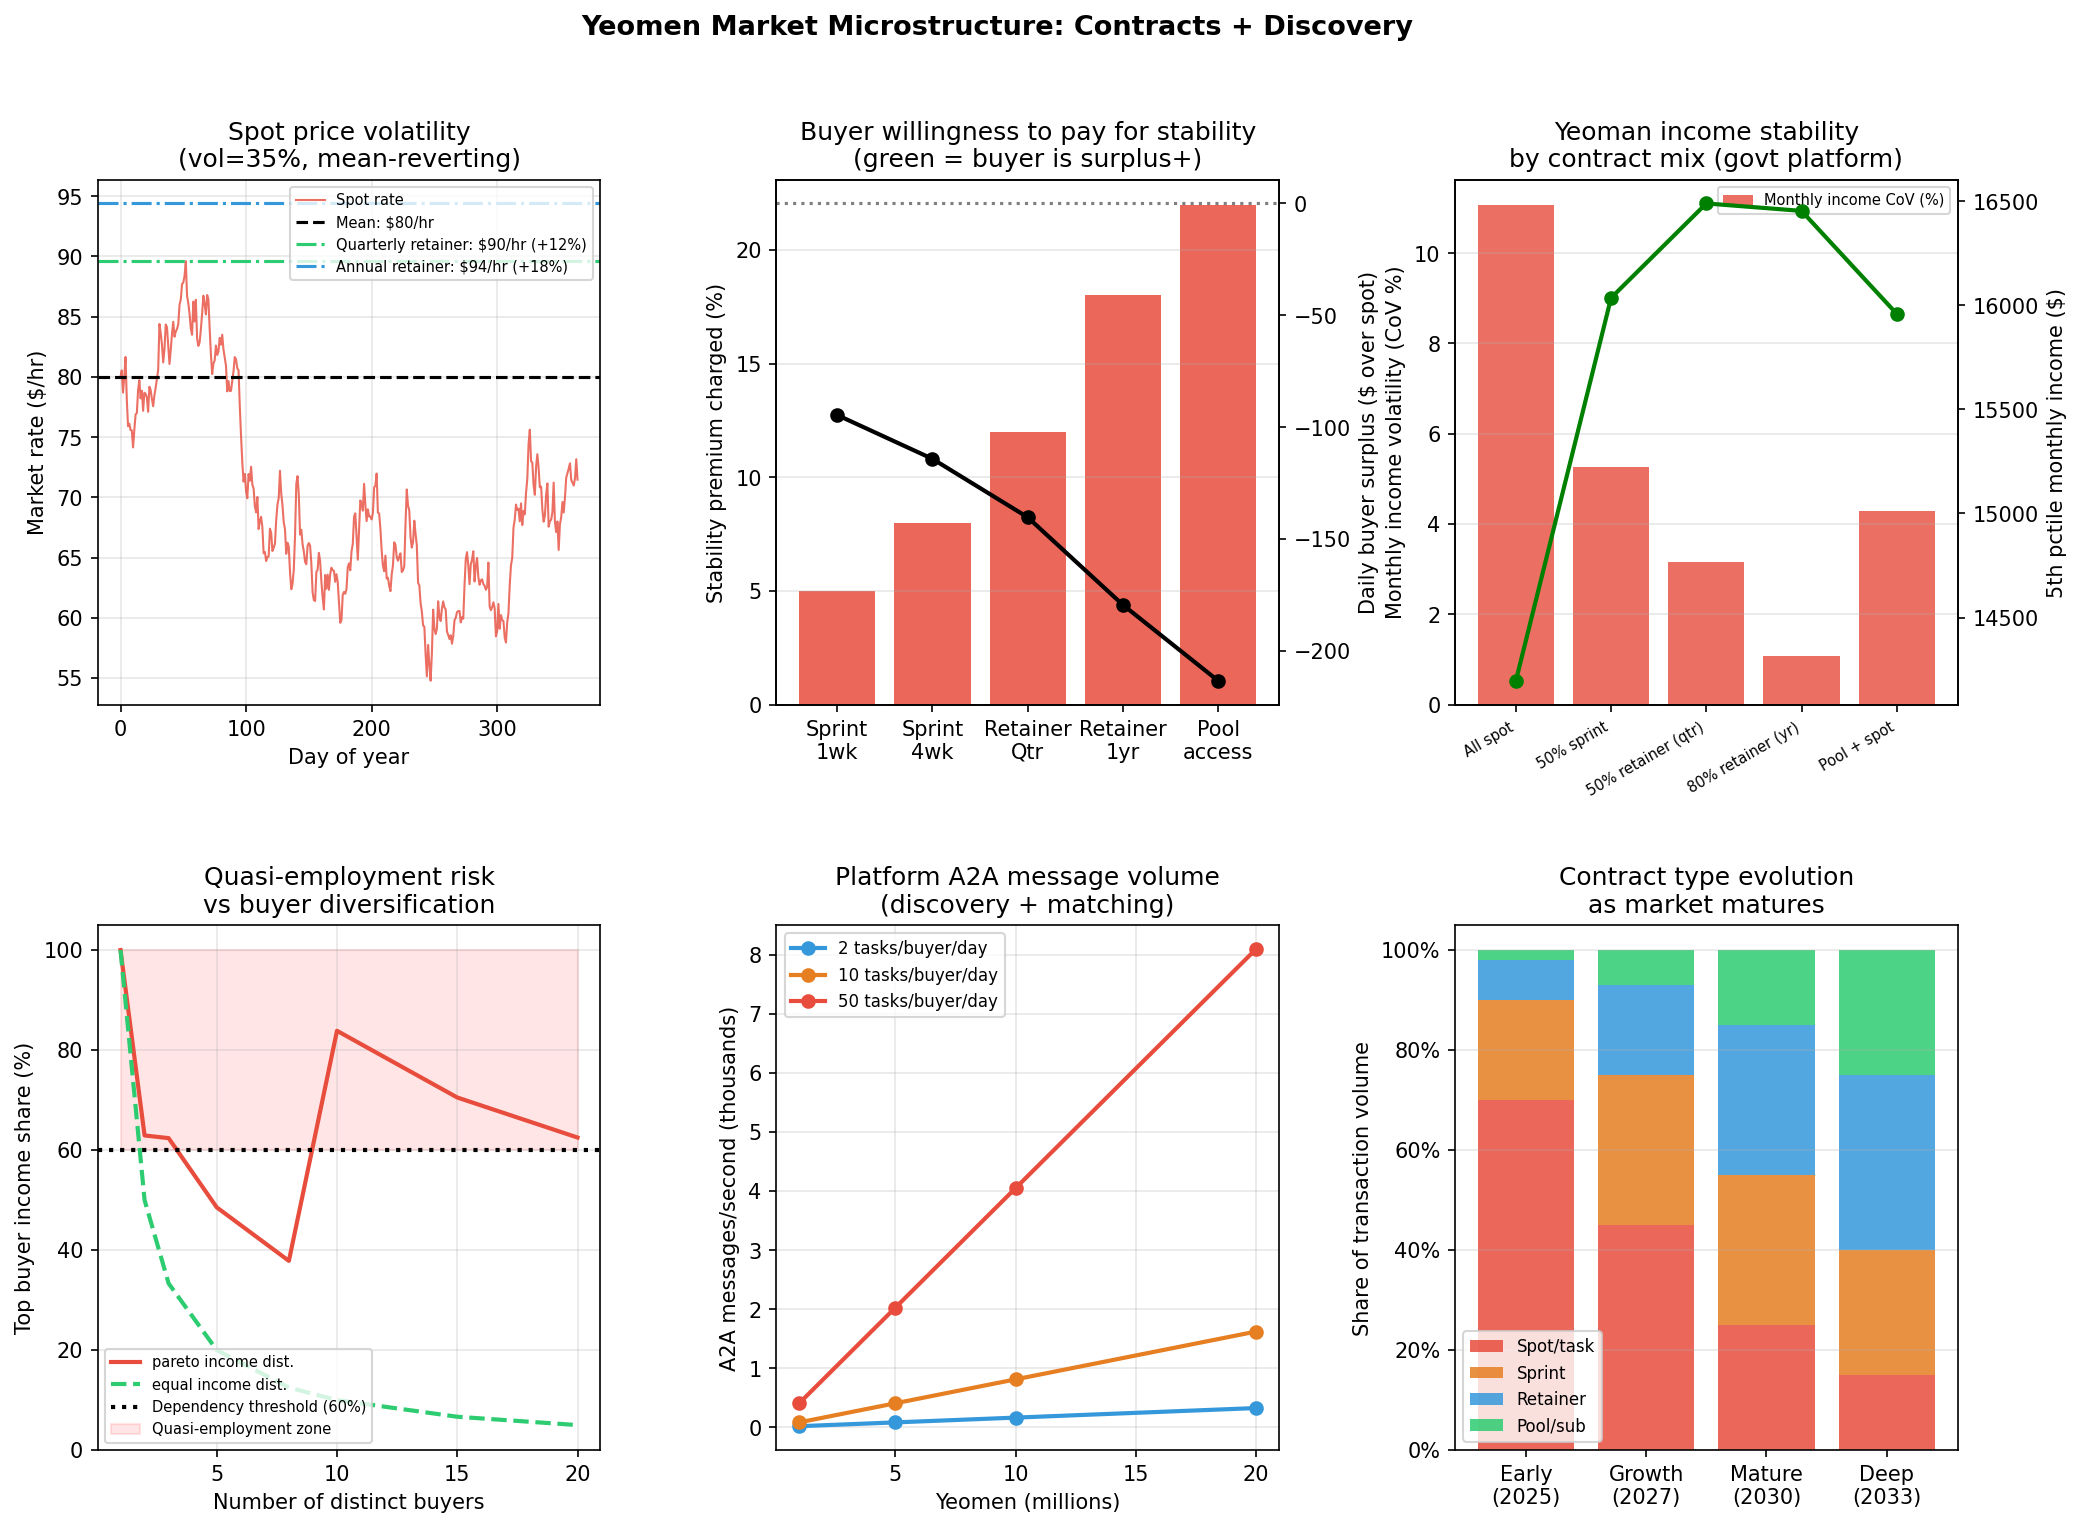

Recreate this plot in Python.
"""
Yeomen Market Microstructure: Discovery + Contracting
======================================================
Models the contract mechanisms that would emerge in a high-volume
parallel yeoman economy. Key insight: like energy markets, spot
markets exist for price discovery but most volume flows through
longer-term instruments for stability.

Questions addressed:
  1. What contract types emerge and why?
  2. How does discovery work at machine speed (A2A)?
  3. What is the stability premium buyers pay for retainers?
  4. How do long-term contracts affect equilibrium income stability?
  5. What platform infrastructure does each contract type require?
  6. The quasi-employment risk of retainer lock-in.

Run: python3 yeomen_contracts.py
"""

import numpy as np
import pandas as pd
import matplotlib.pyplot as plt
import matplotlib.gridspec as gridspec
import matplotlib.ticker as mtick
from dataclasses import dataclass, field
from typing import Callable
import random

# ---------------------------------------------------------------------------
# Market parameters
# ---------------------------------------------------------------------------

# Spot price volatility: how much does the hourly rate swing?
# Driven by: compute price swings, skill demand spikes, yeoman pool size shifts
SPOT_PRICE_MEAN    = 80     # $/hr baseline
SPOT_PRICE_VOL     = 0.35   # annualised volatility (35% — high, like commodity markets)
SPOT_PRICE_MR      = 0.15   # mean reversion speed (moderately mean-reverting)

# Stability premium: how much extra do buyers pay for price certainty?
# Empirically: energy forward contracts trade at ~5-15% premium to expected spot
STABILITY_PREMIUM = {
    "sprint_1wk":   0.05,    # 5% premium for 1-week lock-in
    "sprint_4wk":   0.08,
    "retainer_qtr": 0.12,    # 12% for quarterly retainer
    "retainer_yr":  0.18,    # 18% for annual retainer
    "future_1yr":   0.15,    # forward contract 1yr out
    "pool_access":  0.22,    # subscription pool (flexibility premium)
}

# Discount yeomen accept for income certainty
# A yeoman on a 12-month retainer might accept 10% below spot for stability
YEOMAN_CERTAINTY_DISCOUNT = {
    "sprint_1wk":   0.02,
    "sprint_4wk":   0.05,
    "retainer_qtr": 0.08,
    "retainer_yr":  0.12,
    "future_1yr":   0.10,
    "pool_access":  0.08,
}

# The SPREAD (buyer premium - yeoman discount) goes to platform or is efficiency gain
# Positive spread = platform can take a cut, OR prices can clear tighter

# Transaction costs by contract type (search, negotiation, contracting, monitoring)
# In a mature A2A platform these are much lower than current markets
TRANSACTION_COST_CURRENT = {
    "spot":         0.35,    # 35% — platform take + search cost + contract overhead
    "sprint_1wk":   0.25,
    "sprint_4wk":   0.20,
    "retainer_qtr": 0.12,
    "retainer_yr":  0.08,
    "future_1yr":   0.10,
    "pool_access":  0.15,
}
TRANSACTION_COST_PLATFORM = {  # with govt platform (zero take rate, standard contracts)
    "spot":         0.03,    # just matching cost — near zero
    "sprint_1wk":   0.02,
    "sprint_4wk":   0.02,
    "retainer_qtr": 0.02,
    "retainer_yr":  0.02,
    "future_1yr":   0.03,    # slightly more — clearinghouse overhead
    "pool_access":  0.03,
}

# Quasi-employment risk: at what revenue concentration does a yeoman become
# economically dependent on a single buyer (losing independence)?
DEPENDENCY_THRESHOLD = 0.60   # >60% of income from one buyer = dependent

# ---------------------------------------------------------------------------
# 1. Price volatility simulation (mean-reverting spot price)
# ---------------------------------------------------------------------------

def simulate_spot_price(n_days: int = 365, seed: int = 42) -> np.ndarray:
    """
    Ornstein-Uhlenbeck mean-reverting spot price process.
    Models compute cost swings, skill demand spikes, pool size shifts.
    """
    rng = np.random.default_rng(seed)
    dt  = 1 / 252   # daily steps (trading days)
    prices = np.zeros(n_days)
    prices[0] = SPOT_PRICE_MEAN

    for t in range(1, n_days):
        drift     = SPOT_PRICE_MR * (SPOT_PRICE_MEAN - prices[t-1]) * dt
        diffusion = SPOT_PRICE_VOL * prices[t-1] * np.sqrt(dt) * rng.normal()
        prices[t] = max(prices[t-1] + drift + diffusion, 5)   # floor at $5/hr

    return prices


# ---------------------------------------------------------------------------
# 2. Buyer economics: spot vs retainer
# ---------------------------------------------------------------------------

def buyer_contract_value(
    spot_prices: np.ndarray,
    contract_type: str,
    hours_per_day: float = 8,
    platform: str = "govt",
) -> dict:
    """
    For a buyer needing H hours/day of yeoman capacity, compare:
    - Spot market: pay daily spot price (volatile)
    - Retainer/forward: pay fixed rate (stable, with premium)

    Returns NPV comparison and volatility metrics.
    """
    tc = TRANSACTION_COST_PLATFORM if platform == "govt" else TRANSACTION_COST_CURRENT
    prem = STABILITY_PREMIUM.get(contract_type, 0)
    disc = YEOMAN_CERTAINTY_DISCOUNT.get(contract_type, 0)

    # Spot costs
    spot_tc    = tc["spot"]
    spot_daily = spot_prices * hours_per_day * (1 + spot_tc)

    # Contract rate: spot mean × (1 + premium) at time of signing
    # Yeoman accepts: spot mean × (1 - discount)
    contract_rate   = SPOT_PRICE_MEAN * (1 + prem)
    contract_daily  = contract_rate * hours_per_day * (1 + tc.get(contract_type, 0.02))

    # Buyer comparison
    spot_mean   = spot_daily.mean()
    spot_std    = spot_daily.std()
    contract_vs_spot = (contract_daily - spot_mean) / spot_mean

    # Volatility reduction (buyer's perspective)
    spot_cv     = spot_std / spot_mean   # coefficient of variation
    contract_cv = 0.0   # fixed contract = zero price volatility

    # Value of certainty (using risk-adjusted approach)
    # Risk-averse buyer with coefficient γ values certainty at: E[spot] + γ × Var[spot]
    gamma = 2.0   # moderate risk aversion
    certainty_value = spot_mean + gamma * (spot_std ** 2) / spot_mean
    buyer_surplus   = certainty_value - contract_daily

    return {
        "contract_type":    contract_type,
        "spot_mean_daily":  spot_mean,
        "spot_std_daily":   spot_std,
        "spot_cv":          spot_cv,
        "contract_daily":   contract_daily,
        "premium_vs_spot":  contract_vs_spot,
        "certainty_value":  certainty_value,
        "buyer_surplus":    buyer_surplus,  # positive = buyer happy to pay premium
        "yeoman_rate":      SPOT_PRICE_MEAN * (1 - disc) * hours_per_day,
        "platform_spread":  (contract_daily - SPOT_PRICE_MEAN * (1 - disc) * hours_per_day),
    }


# ---------------------------------------------------------------------------
# 3. Income stability: yeoman perspective
# ---------------------------------------------------------------------------

def yeoman_income_stability(
    spot_prices: np.ndarray,
    contract_mix: dict[str, float],   # {contract_type: fraction_of_hours}
    hours_per_day: float = 8,
    platform: str = "govt",
) -> dict:
    """
    Given a mix of contract types, compute yeoman income statistics.
    contract_mix: fractions must sum to 1.0.

    Key question: how much of income is stable (contracted) vs. volatile (spot)?
    """
    tc = TRANSACTION_COST_PLATFORM if platform == "govt" else TRANSACTION_COST_CURRENT

    daily_income = np.zeros(len(spot_prices))

    for ctype, frac in contract_mix.items():
        h = hours_per_day * frac
        disc = YEOMAN_CERTAINTY_DISCOUNT.get(ctype, 0)
        ctc  = tc.get(ctype, tc["spot"])

        if ctype == "spot":
            income = spot_prices * h * (1 - ctc)
        else:
            # Fixed rate for contract duration, resets at renewal
            rate = SPOT_PRICE_MEAN * (1 - disc) * (1 - ctc)
            income = np.full(len(spot_prices), rate * h)

        daily_income += income

    annual_income = daily_income.sum()
    monthly_income = np.array([daily_income[i*30:(i+1)*30].sum() for i in range(12)])

    return {
        "annual_income":       annual_income,
        "monthly_mean":        monthly_income.mean(),
        "monthly_std":         monthly_income.std(),
        "monthly_cv":          monthly_income.std() / monthly_income.mean(),
        "worst_month":         monthly_income.min(),
        "income_at_risk_5pct": np.percentile(monthly_income, 5),
        "contract_mix":        contract_mix,
    }


# ---------------------------------------------------------------------------
# 4. Quasi-employment risk from retainer concentration
# ---------------------------------------------------------------------------

def dependency_risk(
    n_buyers: int,
    income_distribution: str = "pareto",  # "equal" | "pareto"
) -> dict:
    """
    Model how income concentration across buyers creates dependency.

    With many short-term clients: low dependency (diversified).
    With 1-2 long-term retainers: high dependency (quasi-employee).

    The irony: long-term contracts that solve income volatility
    recreate the employment relationship the yeoman tried to escape.
    """
    rng = np.random.default_rng(0)

    if income_distribution == "equal":
        shares = np.ones(n_buyers) / n_buyers
    else:
        # Pareto: a few big clients dominate (realistic for professional services)
        raw = rng.pareto(1.5, n_buyers)
        shares = raw / raw.sum()

    top1_share  = shares.max()
    top3_share  = np.sort(shares)[-3:].sum() if n_buyers >= 3 else shares.sum()
    herfindahl  = (shares ** 2).sum()   # HHI: 1 = monopoly, 1/n = equal
    dependent   = top1_share > DEPENDENCY_THRESHOLD

    return {
        "n_buyers":     n_buyers,
        "top1_share":   top1_share,
        "top3_share":   top3_share,
        "hhi":          herfindahl,
        "dependent":    dependent,
        "distribution": income_distribution,
    }


# ---------------------------------------------------------------------------
# 5. A2A discovery volume model
# ---------------------------------------------------------------------------

def discovery_volume(n_yeomen: int, n_buyers: int, tasks_per_buyer_day: float) -> dict:
    """
    At scale, how many discovery/matching events happen per day?
    What infrastructure does this imply?
    """
    total_tasks_day   = n_buyers * tasks_per_buyer_day
    tasks_per_yeoman  = total_tasks_day / n_yeomen

    # Each task: buyer agent → platform → N matched yeoman agents → bids → award
    # Platform processes: 1 broadcast + N responses + 1 award = N+2 messages per task
    avg_matches_per_task = 5   # platform sends to top-5 qualified yeomen
    messages_per_task    = avg_matches_per_task + 2

    total_messages_day   = total_tasks_day * messages_per_task
    messages_per_second  = total_messages_day / 86_400

    # Most of this is machine-to-machine (A2A) — no human involved in discovery
    human_review_fraction = 0.15   # only 15% of task awards need human approval

    return {
        "total_tasks_day":       total_tasks_day,
        "tasks_per_yeoman_day":  tasks_per_yeoman,
        "total_a2a_messages_day":total_messages_day,
        "messages_per_second":   messages_per_second,
        "human_reviews_day":     total_tasks_day * human_review_fraction,
        "fully_automated_pct":   1 - human_review_fraction,
        "implied_latency_ms":    1000 / messages_per_second if messages_per_second > 0 else 0,
    }


# ---------------------------------------------------------------------------
# Plots
# ---------------------------------------------------------------------------

def plot_contracts():
    fig = plt.figure(figsize=(16, 11))
    gs  = gridspec.GridSpec(2, 3, figure=fig, hspace=0.42, wspace=0.35)
    fig.suptitle("Yeomen Market Microstructure: Contracts + Discovery", fontsize=13, fontweight="bold")

    spot = simulate_spot_price(365)
    days = np.arange(365)

    # ── Panel 1: Spot price volatility ───────────────────────────────────────
    ax = fig.add_subplot(gs[0, 0])
    ax.plot(days, spot, color="#e74c3c", linewidth=1, alpha=0.8, label="Spot rate")
    ax.axhline(SPOT_PRICE_MEAN, color="k", linestyle="--", linewidth=1.5, label=f"Mean: ${SPOT_PRICE_MEAN}/hr")

    for label, ctype, color in [
        ("Quarterly retainer", "retainer_qtr", "#2ecc71"),
        ("Annual retainer",    "retainer_yr",  "#3498db"),
    ]:
        rate = SPOT_PRICE_MEAN * (1 + STABILITY_PREMIUM[ctype])
        ax.axhline(rate, color=color, linestyle="-.", linewidth=1.5,
                   label=f"{label}: ${rate:.0f}/hr (+{STABILITY_PREMIUM[ctype]:.0%})")

    ax.set_xlabel("Day of year")
    ax.set_ylabel("Market rate ($/hr)")
    ax.set_title(f"Spot price volatility\n(vol={SPOT_PRICE_VOL:.0%}, mean-reverting)")
    ax.legend(fontsize=7)
    ax.grid(True, alpha=0.3)

    # ── Panel 2: Buyer value of stability premium ─────────────────────────
    ax = fig.add_subplot(gs[0, 1])
    contract_types = ["sprint_1wk", "sprint_4wk", "retainer_qtr", "retainer_yr", "pool_access"]
    labels = ["Sprint\n1wk", "Sprint\n4wk", "Retainer\nQtr", "Retainer\n1yr", "Pool\naccess"]
    premiums    = [STABILITY_PREMIUM[c] * 100 for c in contract_types]
    surpluses   = [buyer_contract_value(spot, c)["buyer_surplus"] for c in contract_types]

    colors = ["#27ae60" if s > 0 else "#e74c3c" for s in surpluses]
    x = np.arange(len(contract_types))
    bars = ax.bar(x, premiums, color=colors, alpha=0.85)
    ax2 = ax.twinx()
    ax2.plot(x, surpluses, "ko-", linewidth=2, markersize=6, label="Buyer surplus (risk-adj)")
    ax2.axhline(0, color="k", linestyle=":", alpha=0.5)
    ax2.set_ylabel("Daily buyer surplus ($ over spot)", color="k")

    ax.set_xticks(x)
    ax.set_xticklabels(labels)
    ax.set_ylabel("Stability premium charged (%)")
    ax.set_title("Buyer willingness to pay for stability\n(green = buyer is surplus+)")
    ax.grid(True, alpha=0.3, axis="y")

    # ── Panel 3: Yeoman income stability by contract mix ──────────────────
    ax = fig.add_subplot(gs[0, 2])
    mixes = {
        "All spot":           {"spot": 1.0},
        "50% sprint":         {"spot": 0.5, "sprint_4wk": 0.5},
        "50% retainer (qtr)": {"spot": 0.3, "sprint_4wk": 0.2, "retainer_qtr": 0.5},
        "80% retainer (yr)":  {"spot": 0.1, "sprint_4wk": 0.1, "retainer_yr": 0.8},
        "Pool + spot":        {"spot": 0.4, "pool_access": 0.6},
    }

    names, cvs, worst = [], [], []
    for name, mix in mixes.items():
        r = yeoman_income_stability(spot, mix, platform="govt")
        names.append(name)
        cvs.append(r["monthly_cv"] * 100)
        worst.append(r["income_at_risk_5pct"])

    x = np.arange(len(names))
    ax.bar(x, cvs, color="#e74c3c", alpha=0.8, label="Monthly income CoV (%)")
    ax2b = ax.twinx()
    ax2b.plot(x, worst, "go-", linewidth=2, markersize=6, label="5th pctile monthly income ($)")
    ax2b.set_ylabel("5th pctile monthly income ($)")

    ax.set_xticks(x)
    ax.set_xticklabels(names, rotation=30, ha="right", fontsize=7)
    ax.set_ylabel("Monthly income volatility (CoV %)")
    ax.set_title("Yeoman income stability\nby contract mix (govt platform)")
    ax.legend(fontsize=7, loc="upper right")
    ax.grid(True, alpha=0.3, axis="y")

    # ── Panel 4: Quasi-employment dependency risk ─────────────────────────
    ax = fig.add_subplot(gs[1, 0])
    buyer_counts = [1, 2, 3, 5, 8, 10, 15, 20]

    for dist, color, ls in [("pareto", "#e74c3c", "-"), ("equal", "#2ecc71", "--")]:
        top1s = [dependency_risk(n, dist)["top1_share"] * 100 for n in buyer_counts]
        ax.plot(buyer_counts, top1s, color=color, linestyle=ls, linewidth=2,
                label=f"{dist} income dist.")

    ax.axhline(DEPENDENCY_THRESHOLD * 100, color="k", linestyle=":",
               linewidth=2, label=f"Dependency threshold ({DEPENDENCY_THRESHOLD:.0%})")
    ax.fill_between(buyer_counts,
                    [DEPENDENCY_THRESHOLD * 100] * len(buyer_counts), 100,
                    alpha=0.1, color="red", label="Quasi-employment zone")

    ax.set_xlabel("Number of distinct buyers")
    ax.set_ylabel("Top buyer income share (%)")
    ax.set_title("Quasi-employment risk\nvs buyer diversification")
    ax.legend(fontsize=7)
    ax.grid(True, alpha=0.3)
    ax.set_ylim(0, 105)

    # ── Panel 5: Discovery volume at scale ───────────────────────────────
    ax = fig.add_subplot(gs[1, 1])
    yeomen_range = [1e6, 5e6, 10e6, 20e6]
    tasks_per_buyer = [2, 10, 50]   # tasks/day

    for tpb, color in zip(tasks_per_buyer, ["#3498db", "#e67e22", "#e74c3c"]):
        msgs = []
        for n_y in yeomen_range:
            n_b = n_y * 0.1   # assume 1 buyer per 10 yeomen (rough)
            d   = discovery_volume(int(n_y), int(n_b), tpb)
            msgs.append(d["messages_per_second"] / 1000)
        ax.plot([n/1e6 for n in yeomen_range], msgs, "o-", color=color, linewidth=2,
                label=f"{tpb} tasks/buyer/day")

    ax.set_xlabel("Yeomen (millions)")
    ax.set_ylabel("A2A messages/second (thousands)")
    ax.set_title("Platform A2A message volume\n(discovery + matching)")
    ax.legend(fontsize=8)
    ax.grid(True, alpha=0.3)

    # ── Panel 6: Contract type share vs market maturity ───────────────────
    ax = fig.add_subplot(gs[1, 2])
    phases = ["Early\n(2025)", "Growth\n(2027)", "Mature\n(2030)", "Deep\n(2033)"]
    # Estimated contract mix evolution
    spot_share    = [0.70, 0.45, 0.25, 0.15]
    sprint_share  = [0.20, 0.30, 0.30, 0.25]
    retainer_share= [0.08, 0.18, 0.30, 0.35]
    pool_share    = [0.02, 0.07, 0.15, 0.25]

    x = np.arange(len(phases))
    ax.bar(x, spot_share,     label="Spot/task",    color="#e74c3c", alpha=0.85)
    ax.bar(x, sprint_share,   bottom=spot_share,    label="Sprint",  color="#e67e22", alpha=0.85)
    cum2 = [a+b for a,b in zip(spot_share, sprint_share)]
    ax.bar(x, retainer_share, bottom=cum2,           label="Retainer",color="#3498db", alpha=0.85)
    cum3 = [a+b for a,b in zip(cum2, retainer_share)]
    ax.bar(x, pool_share,     bottom=cum3,           label="Pool/sub",color="#2ecc71", alpha=0.85)

    ax.set_xticks(x)
    ax.set_xticklabels(phases)
    ax.set_ylabel("Share of transaction volume")
    ax.set_title("Contract type evolution\nas market matures")
    ax.legend(fontsize=8)
    ax.yaxis.set_major_formatter(mtick.PercentFormatter(1.0))
    ax.grid(True, alpha=0.3, axis="y")

    plt.savefig("yeomen_contracts.png", dpi=150, bbox_inches="tight")
    print("  Saved: yeomen_contracts.png")


# ---------------------------------------------------------------------------
# Main
# ---------------------------------------------------------------------------

def main():
    print("\n" + "=" * 72)
    print("YEOMEN MARKET MICROSTRUCTURE")
    print("=" * 72)

    spot = simulate_spot_price(365)

    print(f"\n--- SPOT PRICE STATISTICS ---")
    print(f"  Mean:   ${spot.mean():.0f}/hr")
    print(f"  Std:    ${spot.std():.0f}/hr  (CoV: {spot.std()/spot.mean():.0%})")
    print(f"  Min:    ${spot.min():.0f}/hr")
    print(f"  Max:    ${spot.max():.0f}/hr")
    print(f"  5th pct:${np.percentile(spot, 5):.0f}/hr")
    print(f"  95th:   ${np.percentile(spot, 95):.0f}/hr")

    print(f"\n--- BUYER ECONOMICS: STABILITY PREMIUM vs CERTAINTY VALUE ---")
    print(f"  (8 hrs/day capacity, govt platform, moderate risk aversion)")
    print(f"  {'Contract':<20} {'Rate/hr':>9} {'Premium':>9} {'Buyer surplus/day':>18} {'Worth it?':>10}")
    print("  " + "─" * 70)
    for ctype, label in [
        ("spot",         "Spot market"),
        ("sprint_1wk",   "Sprint 1wk"),
        ("sprint_4wk",   "Sprint 4wk"),
        ("retainer_qtr", "Retainer qtr"),
        ("retainer_yr",  "Retainer yr"),
        ("pool_access",  "Pool access"),
    ]:
        r = buyer_contract_value(spot, ctype)
        rate = SPOT_PRICE_MEAN * (1 + STABILITY_PREMIUM.get(ctype, 0))
        worth = "YES" if r["buyer_surplus"] > 0 else "no"
        print(f"  {label:<20} ${rate:>6.0f}/hr  {STABILITY_PREMIUM.get(ctype,0):>7.0%}  "
              f"${r['buyer_surplus']:>14.0f}/day  {worth:>10}")

    print(f"\n--- YEOMAN INCOME STABILITY BY CONTRACT MIX ---")
    mixes = {
        "All spot":           {"spot": 1.0},
        "50/50 sprint":       {"spot": 0.5, "sprint_4wk": 0.5},
        "50% qtr retainer":   {"spot": 0.3, "sprint_4wk": 0.2, "retainer_qtr": 0.5},
        "80% yr retainer":    {"spot": 0.1, "sprint_4wk": 0.1, "retainer_yr": 0.8},
        "Pool + spot":        {"spot": 0.4, "pool_access": 0.6},
    }
    print(f"  {'Mix':<24} {'Annual':>10} {'Monthly CoV':>12} {'Worst month':>13} {'5th pct/mo':>12}")
    print("  " + "─" * 75)
    for name, mix in mixes.items():
        r = yeoman_income_stability(spot, mix, platform="govt")
        print(f"  {name:<24} ${r['annual_income']/1000:>6.0f}k   "
              f"{r['monthly_cv']:>10.0%}   ${r['worst_month']:>9.0f}   "
              f"${r['income_at_risk_5pct']:>8.0f}")

    print(f"\n--- QUASI-EMPLOYMENT RISK ---")
    print(f"  (Dependency threshold: >{DEPENDENCY_THRESHOLD:.0%} income from one buyer)")
    print(f"  {'N buyers':<10} {'Pareto top-1':>14} {'Equal top-1':>14} {'Dependent (Pareto)?':>20}")
    print("  " + "─" * 62)
    for n in [1, 2, 3, 5, 8, 10, 15, 20]:
        p = dependency_risk(n, "pareto")
        e = dependency_risk(n, "equal")
        dep = "YES ⚠" if p["dependent"] else "no"
        print(f"  {n:<10} {p['top1_share']:>12.0%}   {e['top1_share']:>12.0%}   {dep:>20}")

    print(f"\n--- DISCOVERY VOLUME ---")
    print(f"  {'Scale':<16} {'Tasks/day':>12} {'A2A msgs/sec':>14} {'Human reviews/day':>18} {'Auto %':>8}")
    print("  " + "─" * 72)
    for n_y, n_b, tpb, label in [
        (1_000_000,  100_000,  5,  "1M yeomen"),
        (5_000_000,  500_000,  10, "5M yeomen"),
        (10_000_000, 1_000_000,20, "10M yeomen"),
        (20_000_000, 2_000_000,50, "20M yeomen"),
    ]:
        d = discovery_volume(n_y, n_b, tpb)
        print(f"  {label:<16} {d['total_tasks_day']:>12,.0f}  "
              f"{d['messages_per_second']:>12.0f}   "
              f"{d['human_reviews_day']:>14,.0f}   "
              f"{d['fully_automated_pct']:>6.0%}")

    print(f"\n--- CONTRACT MECHANISMS AND PLATFORM REQUIREMENTS ---")
    print("""
  CONTRACT LANDSCAPE (what emerges and why):

  SPOT/TASK  — "Post and match"
    How: Buyer agent broadcasts task → platform matches → yeoman agents bid → auto-award
    Price: Real-time auction or posted price (yeoman sets standing offer)
    Good for: One-off tasks, defined outputs, buyers who tolerate price variance
    Platform needs: Sub-second A2A matching, standing offer registry, instant escrow
    Risk: Income volatility for yeomen, price uncertainty for buyers
    Share at maturity: ~15% of volume (price discovery function)

  SPRINT  — "Fixed scope, fixed price"
    How: Buyer posts scope → yeoman bids fixed price → contract signed → milestone payments
    Price: Negotiated at start, locked for duration
    Good for: Projects with clear deliverables, 1-4 week horizon
    Platform needs: Scope templates, milestone tracking, dispute arbitration
    Risk: Scope creep (managed by change order threshold in contract module)
    Share at maturity: ~25%

  RETAINER  — "Capacity reservation"
    How: Buyer reserves N hours/tokens per period at locked rate
    Price: Spot × (1 + stability premium) — typically +12-18% vs expected spot
    Good for: Ongoing needs, buyers wanting predictable costs, yeomen wanting stability
    Platform needs: Capacity booking system, utilisation reporting, rollover mechanics
    KEY RISK: Quasi-employment. At 80% retainer income from one buyer, the yeoman
    is economically an employee regardless of legal status. Platform should flag
    this and encourage diversification — or the yeomen economy recreates employment
    through the back door.
    Share at maturity: ~35%

  SUBSCRIPTION POOL  — "Access not ownership"
    How: Buyer subscribes to a credentialled pool; platform routes tasks to available
    yeomen within pool. Yeomen in pool get steady load, buyers get flexibility.
    Price: Monthly subscription for X capacity units; pool handles routing
    Good for: Enterprise buyers with variable, unpredictable demand
    Platform needs: Pool management, load balancing across yeomen, SLA monitoring
    This is closest to a staffing agency model but without the extraction:
    platform routes but doesn't own the relationship or take a commission
    Share at maturity: ~25%

  CAPACITY FUTURES  — "Forward booking"
    How: Buyer purchases right to N hours of yeoman-class capacity at future date
    Price: Today's expectation of future spot + risk premium
    Good for: Buyers with predictable future projects who want rate certainty
    Platform needs: Clearinghouse, margin requirements, settlement mechanism
    Only emerges once spot market is liquid enough for futures to price correctly
    Probably 2029+ before this layer exists at scale

  THE LONG-TERM CONTRACT DYNAMIC (your core point):
    You're right: price instability → buyers prefer long-term contracts.
    But this has a second-order effect on the YEOMAN ECONOMY structure:
    - Retainers are good for yeoman income stability (good)
    - But concentrated retainers recreate quasi-employment (bad)
    - The platform should enforce a "diversification requirement":
      no single buyer can represent >40% of a yeoman's token capacity allocation
      This is structurally analogous to anti-monopoly rules — prevents buyer
      lock-in from undermining the independence that makes yeomen yeomen
    - The government platform is the right place to enforce this because
      it sees the full revenue picture across all transactions

  DISCOVERY AT SCALE:
    At 10M yeomen: ~200M tasks/day, ~2,300 A2A messages/second
    85% fully automated (machine-to-machine, no human in loop)
    Human review only for: high-value contracts, novel scope, first-time relationships
    The platform is essentially running a continuous, real-time commodity exchange
    with credential verification baked into the matching layer
    """)

    print("Generating charts...")
    plot_contracts()
    print("=" * 72 + "\n")


if __name__ == "__main__":
    main()
